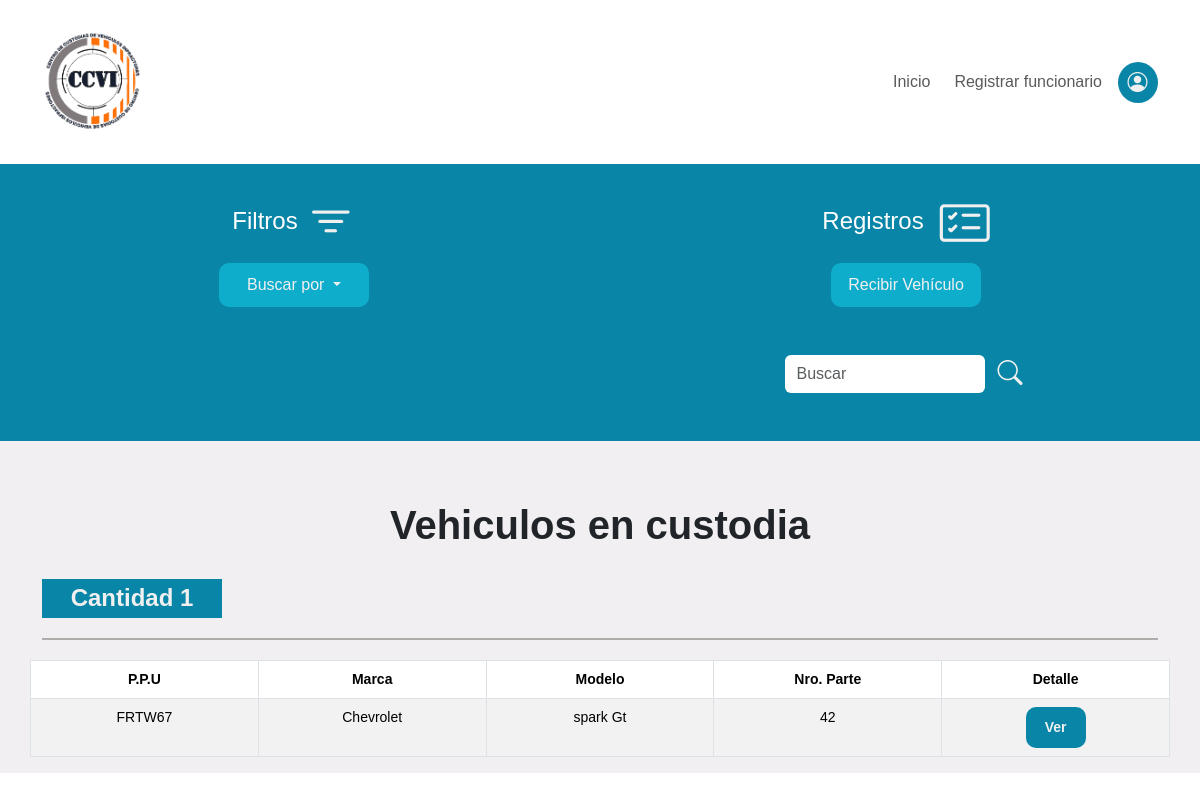
The app's page /home/ (signed in) with its own data.
### core/models.py (models this page shows, shortened)
class Vehiculo(models.Model):
    tipo = models.CharField(max_length=60, choices=CHOICES_TIPO)
    marca = models.CharField(max_length=60)
    modelo = models.CharField(max_length=60)
    placa_patente = models.CharField(max_length=6, unique=True)
    año = models.IntegerField()
    color = models.CharField(max_length=40)
    imagen = models.ImageField(upload_to='vehiculos')
    motivo = models.CharField(max_length=100, choices=CHOICES_MOTIVO)
    disposicion = models.ForeignKey(Tribunal, to_field='nombre', on_delete=models.RESTRICT, verbose_name='Disposición')
    fecha_ingreso = models.DateTimeField(verbose_name='Fecha de ingreso')
    numero_de_parte = models.IntegerField(blank=True, null=True, verbose_name='Número parte')
    numero_de_oficio = models.IntegerField(blank=True, null=True, verbose_name='Número oficio')
    acta_entrega = models.CharField(max_length=2, choices=ACTA_ENTREGA)
    observaciones = models.TextField(blank=True, default='Sin observaciones')
    entregado = models.BooleanField(default=False)
    registro_propietario = models.BooleanField(default=False)
    funcionario_receptor = models.ForeignKey(User, on_delete=models.RESTRICT, null=True, related_name='funcionario_receptor')
    funcionario_entrega = models.ForeignKey(User, on_delete=models.RESTRICT, null=True, blank=True, related_name='funcionario_entrega')
    class Meta:
        verbose_name = 'Vehículo'
        verbose_name_plural = 'Vehículos'

### core/views.py (the view)
# urls.py: path('', Index.as_view(), name='home'),
@method_decorator(login_required, name='dispatch')
class Index(ListView):
    model = Vehiculo
    template_name = 'index.html'
    def get_context_data(self, **kwargs):
        context = super().get_context_data(**kwargs)
        vehiculos = Vehiculo.objects.filter(entregado=False).order_by('-fecha_ingreso') # Ordenamos por fecha_ingreso (de forma inversa)
        cantidad_vehiculos = vehiculos.count() #Count devuelve un tipo de dato int
        busqueda = self.request.GET.get("buscar")
        page = self.request.GET.get('page', 1)
        try:
            paginador = Paginator(vehiculos, 10)
            vehiculos = paginador.page(page)
        except:
            raise Http404
        if busqueda:
            vehiculos = Vehiculo.objects.filter( Q(entregado=False), Q(placa_patente__icontains=busqueda) | Q(marca__icontains=busqueda) |
            Q(numero_de_parte__icontains=busqueda) | Q(modelo__icontains=busqueda) | Q(tipo__icontains=busqueda) )
            cantidad_vehiculos = vehiculos.count()
        context['entity'] = vehiculos
        context['cantidad'] =  cantidad_vehiculos
        context['paginator'] = paginador
        return context

### core/templates/index.html (shortened to what this page needs)
{% extends 'layout_core/layout_core.html' %}
{% block content %}
{% include 'partials/sub_navbar.html' %}
{% if entity %}
<div class="container mt-4">
    <h1 class="titulo_index text-center">Vehiculos en custodia</h1>
    <h4 class="cantidad_vehiculos_index text-center">Cantidad {{ cantidad }}</h4>
    <div class="separator"></div>
    <div class="row">
        <table class="table table-striped table-hover table-bordered small" width="100%">
            <thead>
                <tr class="text-center">
                    <th class="col-1">P.P.U</th>
                    <th class="col-1">Marca</th>
                    <th class="col-1">Modelo</th>
                    <th class="col-1">Nro. Parte </th>
                    <th class="col-1">Detalle</th>
                </tr>
            </thead>
            <tbody>
                {% for vehiculo in entity %}
                    <tr class="text-center">
                        <td class="">{{ vehiculo.placa_patente }}</td>
                        <td>{{ vehiculo.marca }}</td>
                        <td>{{ vehiculo.modelo }}</td>
                        {% if vehiculo.numero_de_parte %}
                            <td>{{ vehiculo.numero_de_parte }}</td>
                        {% else %}
                            <td>No asignado</td>
                        {% endif %}
                        <td>
                            <a href="{% url 'detalle_vehiculo' vehiculo.id %}">
                                <Button class="boton_tribunales">Ver</Button>
                            </a>
                        </td>
                    </tr>
                    {% endfor %}
            </tbody>
        </table>
    </div>
</div>
{% endif %}
{% endblock %}

### static/css/core.css (style rules this page uses)
:root { --bg_fondo_page: #0885a7; --bg_search: #0fadcc; --blanco: #f0f0f0; --blancoFuente: #f2eff3; --fuente: Arial, "Helvetica Neue", Helvetica, sans-serif; }
* { padding: 0; box-sizing: border-box; font-family: var(--fuente); }
a { text-decoration: none; }
.titulo_index { margin: 60px 0 30px; font-weight: 600; }
.cantidad_vehiculos_index { background-color: var(--bg_fondo_page); width: 180px; padding: 5px; color: var(--blanco); font-weight: 600; }
.separator { width: 100%; height: 2px; background-color: rgb(176, 172, 172); margin: 20px 0; }
.boton_tribunales { background-color: var(--bg_fondo_page); border: none; width: 60px; padding: 10px; border-radius: 10px; color: var(--blanco); font-weight: 600; }

### records on screen
Vehiculo: placa_patente "FRTW67", marca "Chevrolet", modelo "spark Gt", numero_de_parte "42"

### other values on screen
{{ cantidad }} "1"
